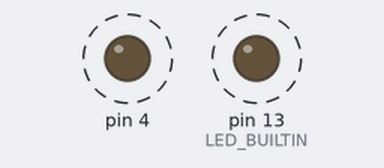
Recording of a sketch running on a simulated Arduino Uno, built with avr-gcc and run on an emulated ATmega328P. Parts: output pins drawn as LEDs (lit = HIGH). Dashed ring = blinking. What the sketch prints to the serial monitor is not drawn.

Above: at 0.16 s.
Timing chart, 0 to 3.0 s (numbered marks = the images above):
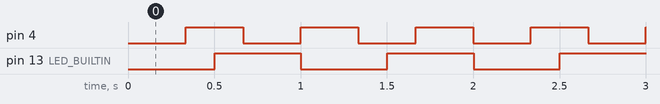

The sketch:

Threads.ino
```cpp
// Based on provant github

#include <Thread.h>
#include <ThreadController.h>

Thread thread1, thread2;
ThreadController groupOfThreads = ThreadController();

bool led_status1 = false;
bool led_status2 = false;

void change_LED_state1(){
    led_status1 = !led_status1;
    Serial.println(led_status1);
    Serial.print("LED:"); Serial.println(LED_BUILTIN);
}

void change_LED_state2(){
    led_status2 = !led_status2;
    Serial.println(led_status2);
    Serial.print("LED:"); Serial.println("D5");
}

void setup() {
    // put your setup code here, to run once:
    Serial.begin(115200);

    pinMode(LED_BUILTIN, OUTPUT);
    pinMode(4, OUTPUT);

    thread1.onRun([]() {
        change_LED_state1();
    });
    thread1.setInterval(500);

    thread2.onRun([](){
        change_LED_state2();
    });
    thread2.setInterval(333);

    Serial.print("LED built-in:"); Serial.println(LED_BUILTIN);

    groupOfThreads.add(&thread1);
    groupOfThreads.add(&thread2);
    //digitalWrite(LED_BUILTIN, led_status);
}

void loop() {

    groupOfThreads.run();

    digitalWrite(LED_BUILTIN, led_status1);
    digitalWrite(4, led_status2);

    yield();
}
```

Measured:
- by itself, pin 4: alternates HIGH for 0.33 s and LOW for 0.33 s
- by itself, pin 13 (LED_BUILTIN): alternates HIGH for 0.50 s and LOW for 0.50 s
